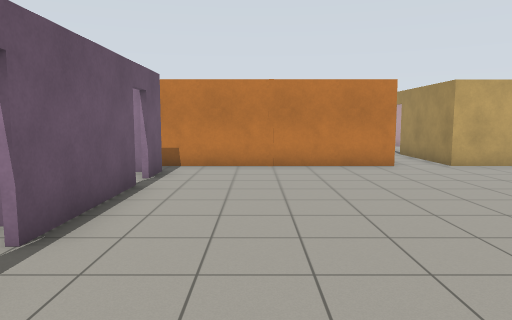
view 1 (above)

23 first-person views from a walk through a world built for the Gazebo simulator. The camera is 1.3 m above the floor, tilts 6° down and sees 70° across. The floor is counted in squares, 1 m on a side. Each view is taken from the middle of a square. On the plan, view 1 faces up. The plan holds only what a view shows up to about 15 squares ahead; the rest is blank. The robots in the file are not drawn. Simple patterns stand in for the simulator's built-in surfaces.

view 2
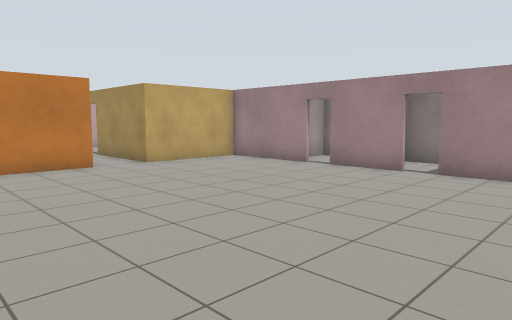

view 3
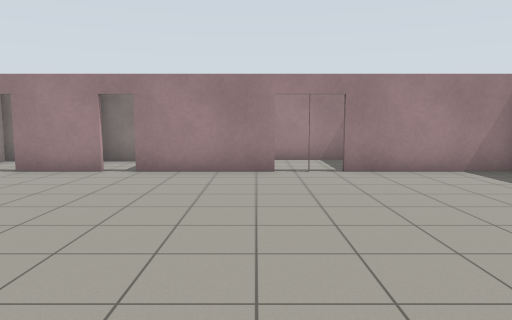

view 4
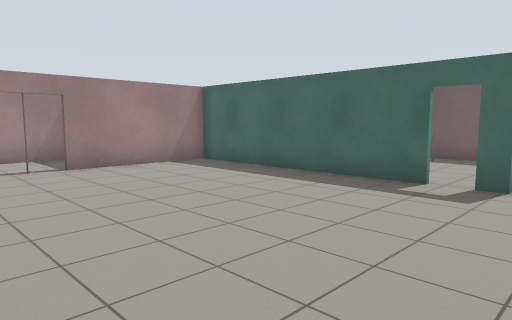

view 5
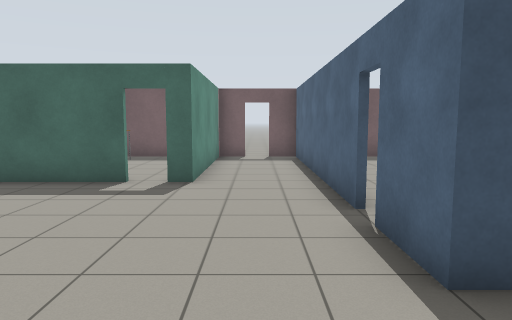

view 6
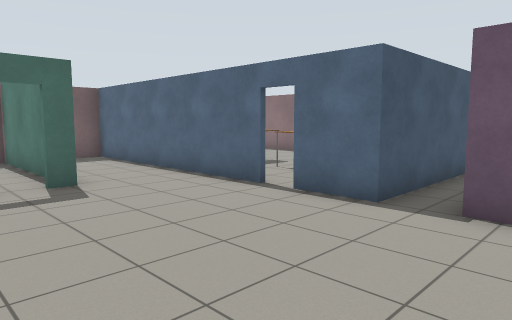

view 7
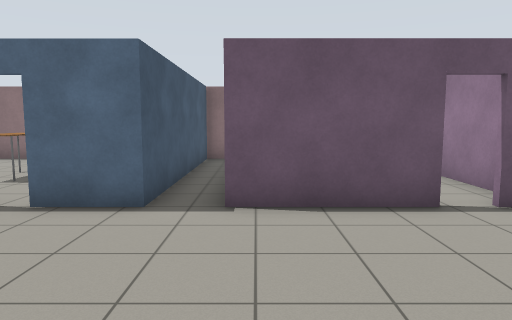

view 8
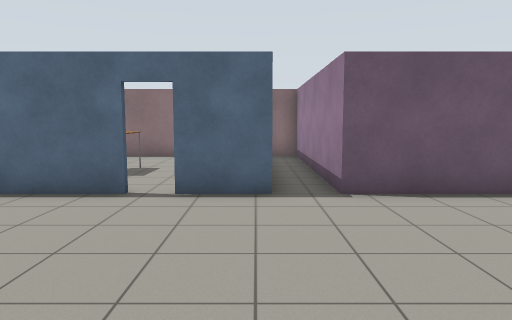

view 9
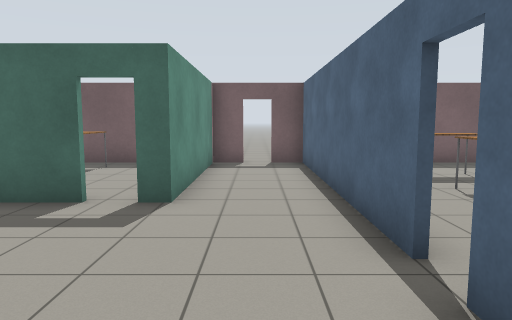

view 10
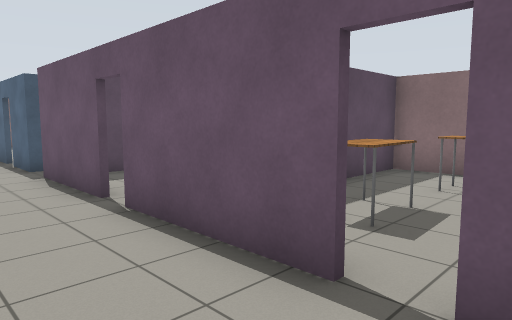

view 11
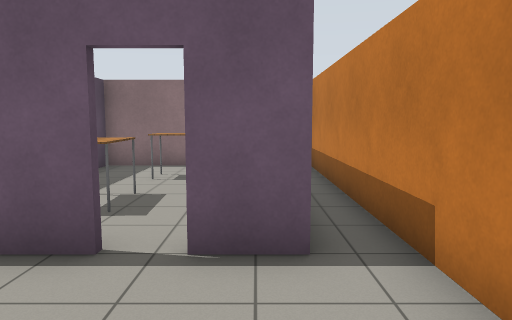

view 12
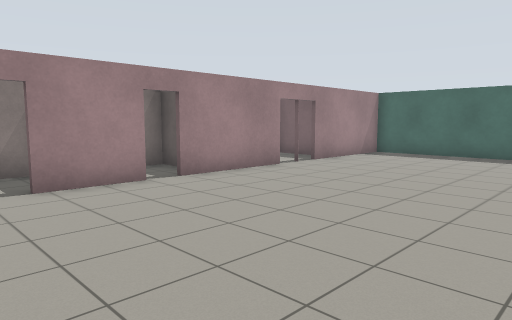

view 13
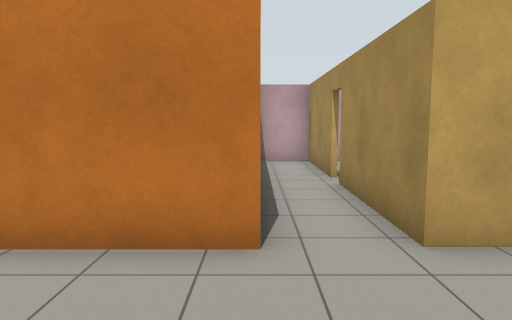

view 14
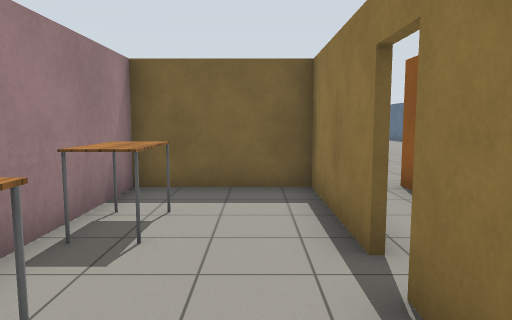

view 15
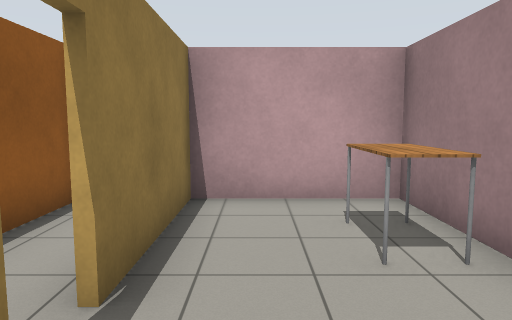

view 16
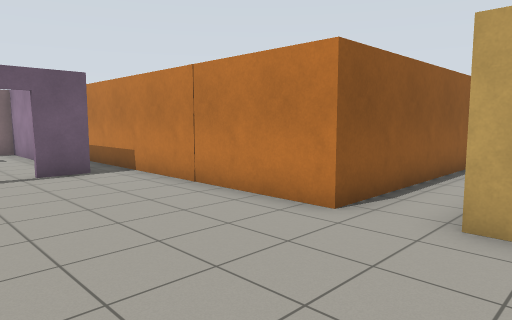

view 17
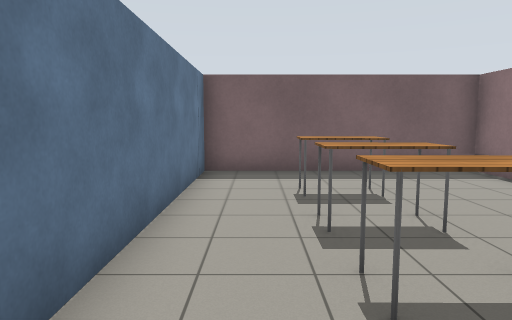

view 18
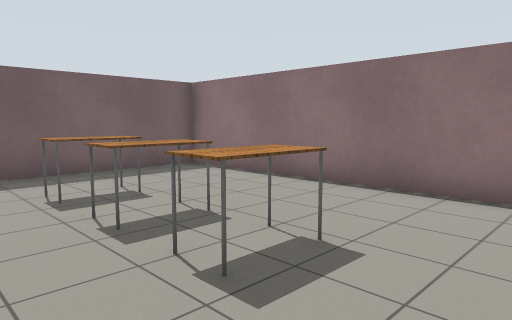

view 19
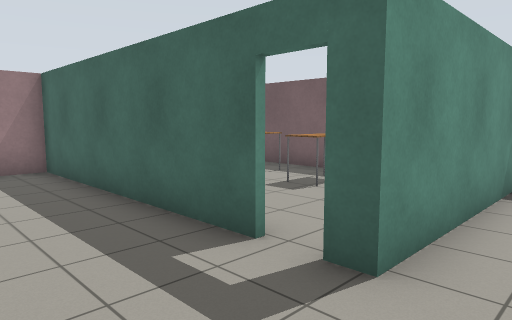

view 20
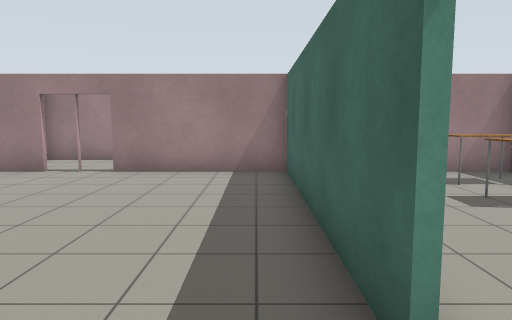

view 21
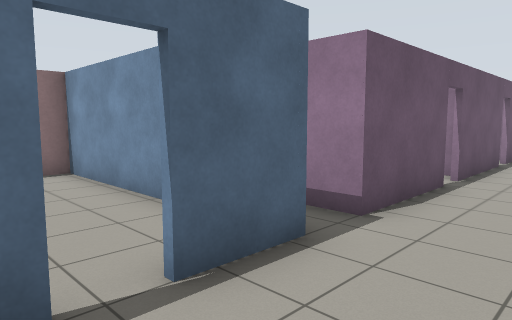

view 22
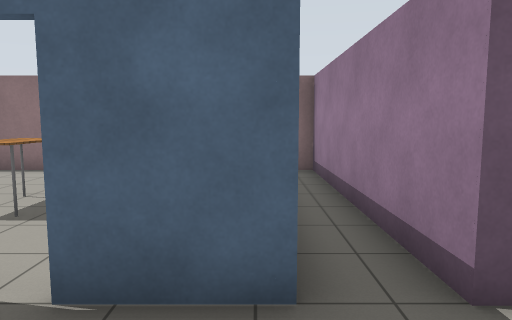

view 23
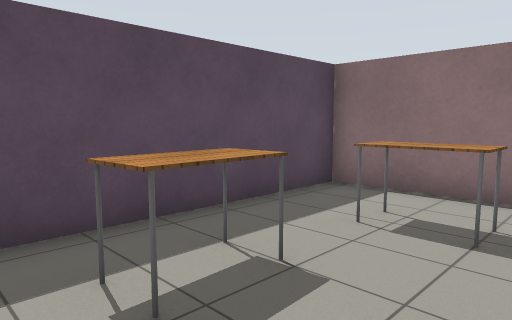

### Floor plan
Points are (right, up) in squares from view 1. A wall is a line through its corners. A room is listed if a view was taken in it or the views show most of it. See-through windows are left out.
Room 1 (views 1, 2, 3, 4, 5, 6, 7, 8, 9, 10, 11, 12, 13, 16, 19, 20, 21, 22)
walls: (-2.5, 2.9) (-2.5, -0.5) (-9.8, -0.5) (-9.8, -2.5); (9.4, 4) (9.4, 6.4); (9.4, -0.5) (9.4, 3.1); (-2.5, 7.5) (-2.5, 3.6); (9.4, 7.1) (9.4, 11); (-2.5, -4.2) (-2.5, -12.6); (1.7, -6.8) (9.4, -6.8) (9.4, -2.2); (-2.5, 9.6) (-2.5, 8.3); (9.5, 10.6) (5.8, 10.6) (5.8, 14.6); (-9.8, -1.7) (-2.5, -1.7) (-2.5, -3.5); (5.8, 15.4) (5.8, 19.1); (-0.6, -12.6) (0.4, -12.6) (0.4, -6.8) (1, -6.8); (6, 19.1) (4, 19.1) (4, 10.6) (-1.9, 10.6)
ways out: open door at (6, 15) to room 2; open door at (-2.5, -4) to room 3; open door at (-2.5, 8) to room 4; open door at (9.5, -1.5) to room 5; open door at (9.5, 3.5) to room 6; open door at (-2, 3); open door at (-1, -13); open door at (1.5, -7); open door at (9.5, 7)
Room 2 (views 14, 15)
walls: (9.4, 16.4) (9.4, 19.1) (6, 19.1); (5.9, 14.6) (5.9, 10.8) (9.5, 10.8); (9.4, 11) (9.4, 12.4); (5.9, 19.1) (5.9, 15.4)
ways out: open door at (6, 15) to room 1
objects: table (8, 13) to (9, 14); table (8, 16) to (9, 17)
Room 3 (views 17, 18)
walls: (-9.8, -4.1) (-9.8, -12.6) (-1.5, -12.6); (-2.6, -12.6) (-2.6, -4.7); (-5.3, -1.9) (-9.8, -1.9)
ways out: open door at (-2.5, -4) to room 1
objects: table (-6, -10) to (-5, -9); table (-6, -8) to (-5, -7); table (-6, -6) to (-5, -6)
Room 4 (view 23)
walls: (-6.9, 9.4) (-9.8, 9.4) (-9.8, 4.6) (-3.6, 4.6); (-1.9, 10.6) (-9.6, 10.6)
ways out: open door at (-2.5, 8) to room 1
objects: table (-8, 7) to (-7, 8); table (-5, 6) to (-4, 7)
Room 5 (no view inside)
walls: (12.4, -3.2) (12.4, 1.1); (10.5, -3.6) (11.9, -3.6)
ways out: open door at (9.5, -1.5) to room 1
Room 6 (no view inside)
walls: (11, 2.2) (11.9, 2.2) (11.9, 5)
ways out: open door at (9.5, 3.5) to room 1

Positions as (right, up) in squares from view 1, and headings:
1: (0, 0), facing up
2: (0, 0), facing up-right
3: (0, 0), facing right
4: (-1, 1), facing down-right
5: (-1, 1), facing down
6: (3, 1), facing down-left
7: (3, 0), facing left
8: (4, -2), facing left
9: (-1, -1), facing down
10: (0, 9), facing down-left
11: (1, 9), facing left
12: (2, 8), facing down-right
13: (4, 7), facing up
14: (7, 18), facing down
15: (7, 13), facing up
16: (7, 6), facing up-left
17: (-4, -3), facing down
18: (-3, -3), facing down-left
19: (-1, -4), facing down-right
20: (0, -6), facing right
21: (0, -5), facing up-left
22: (0, -2), facing left
23: (-3, 9), facing down-left
